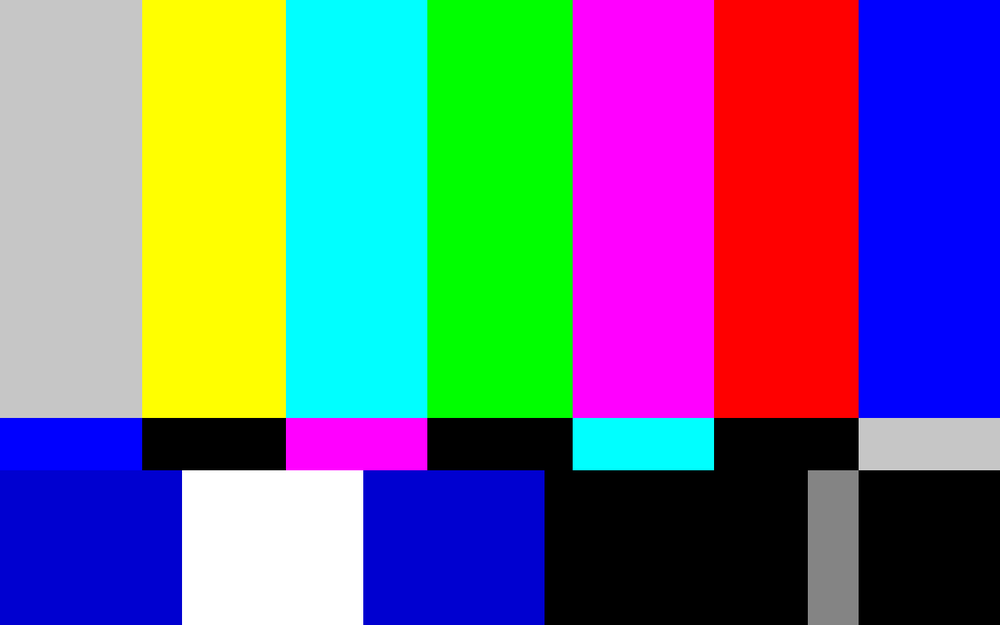
//> input picture cv_lines/test.png, 1000 x 625 px, shrunk from 1280 x 800 before the run
$ ./cv_lines test.png   (built with g++ and OpenCV 4)
//> lines starting //> are read from the running program, lines starting //| are printed output that depends on the picture; after the words box and inside, x2 and y2 are one past the last pixel; in counts of white or black regions, pixels touching at a corner belong together
// [16 lines of licence text are left out]

/*******************************************************************************************************************//**
 * @file cv_lines.cpp
 * @brief C++ example of Canny edge detection and Hough line fitting using OpenCV
 * @author Christopher D. McMurrough
 **********************************************************************************************************************/

// include necessary dependencies
#include <iostream>
#include <string>
#include "opencv2/opencv.hpp"

// configuration parameters
#define NUM_COMNMAND_LINE_ARGUMENTS 1

/*******************************************************************************************************************//**
 * @brief program entry point
 * @param[in] argc number of command line arguments
 * @param[in] argv string array of command line arguments
 * @return return code (0 for normal termination)
 * @author Christoper D. McMurrough
 **********************************************************************************************************************/
int main(int argc, char **argv)
{
    cv::Mat imageIn;

    // validate and parse the command line arguments
    if(argc != NUM_COMNMAND_LINE_ARGUMENTS + 1)
    {
        std::printf("USAGE: %s <image_path> \n", argv[0]);
        return 0;
    }
    else
    {
        imageIn = cv::imread(argv[1], cv::IMREAD_COLOR);
//> imageIn is the input picture: 625 rows x 1000 cols, CV_8UC3; mean B, G, R 134.4, 110.7, 110.6

        // check for file error
        if(!imageIn.data)
        {
            std::cout << "Error while opening file " << argv[1] << std::endl;
            return 0;
        }
    }

	// get the image size
	std::cout << "image width: " << imageIn.size().width << std::endl;
//| image width: 1000
	std::cout << "image height: " << imageIn.size().height << std::endl;
//| image height: 625
	std::cout << "image channels: " << imageIn.channels() << std::endl;
//| image channels: 3

    // convert the image to grayscale
    cv::Mat imageGray;
    cv::cvtColor(imageIn, imageGray, cv::COLOR_BGR2GRAY);
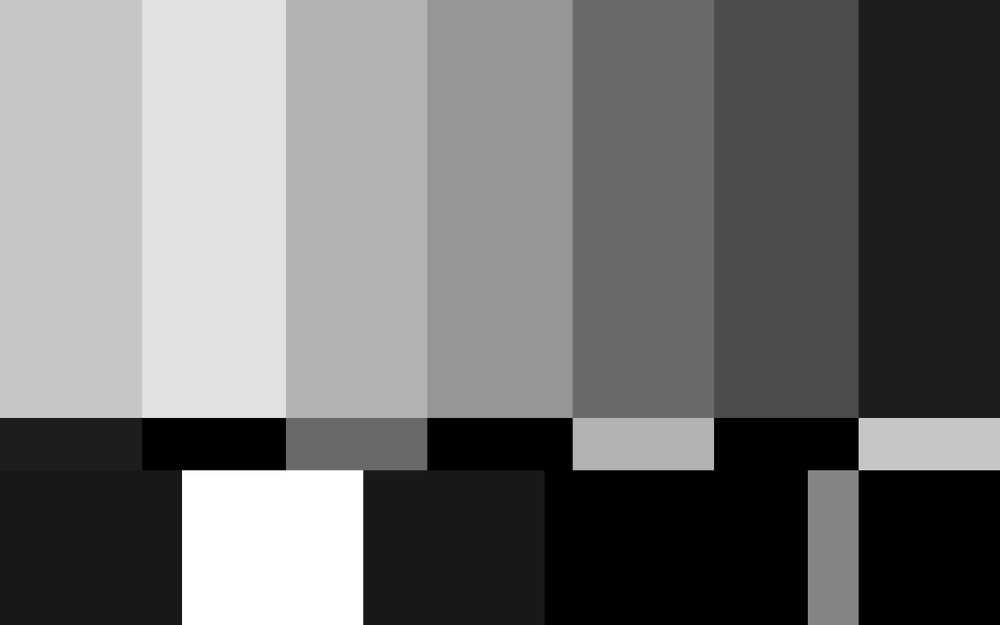
//> imageGray: 625 rows x 1000 cols, CV_8UC1; min 0, max 255, mean 113.4

    // find the image edges
	cv::Mat imageEdges;
	const double cannyThreshold1 = 100;
	const double cannyThreshold2 = 200;
	const int cannyAperture = 3;
	cv::Canny(imageGray, imageEdges, cannyThreshold1, cannyThreshold2, cannyAperture);
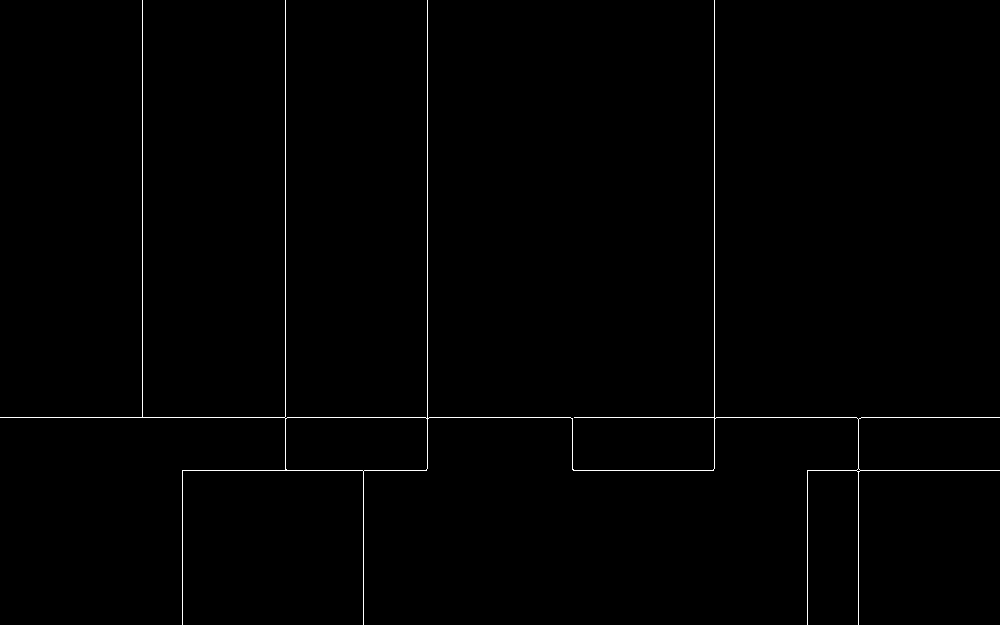
//> imageEdges: 625 rows x 1000 cols, CV_8UC1; 0.66% white in thin lines or dots

    // find the image lines
    std::vector<cv::Vec4i> lines;
    const double rho = 1;               // resolution of rho parameter in pixels
    const double theta = CV_PI / 180;   // resolution of theta parameter in radians
    const double houghThreshold = 50;   // minimum number of intersections to detect a line
    const double minLineLength = 200;    // minimum number of points on a line
    const double maxLineGap = 40;       // maximum gap between points on a line
    cv::HoughLinesP(imageEdges, lines, rho, theta, houghThreshold, minLineLength, maxLineGap);
//> lines = 7 lines (x1, y1, x2, y2): [0, 417, 999, 417], [182, 470, 426, 470], [427, 468, 427, 0], [142, 416, 142, 0], [714, 468, 714, 0], [285, 469, 285, 0], [858, 624, 858, 419]
    for( size_t i = 0; i < lines.size(); i++ )
    {
        cv::Vec4i l = lines[i];
        cv::line(imageIn, cv::Point(l[0], l[1]), cv::Point(l[2], l[3]), cv::Scalar(0, 0, 255), 3, cv::LINE_AA);
    }
//> this loop made 7 passes
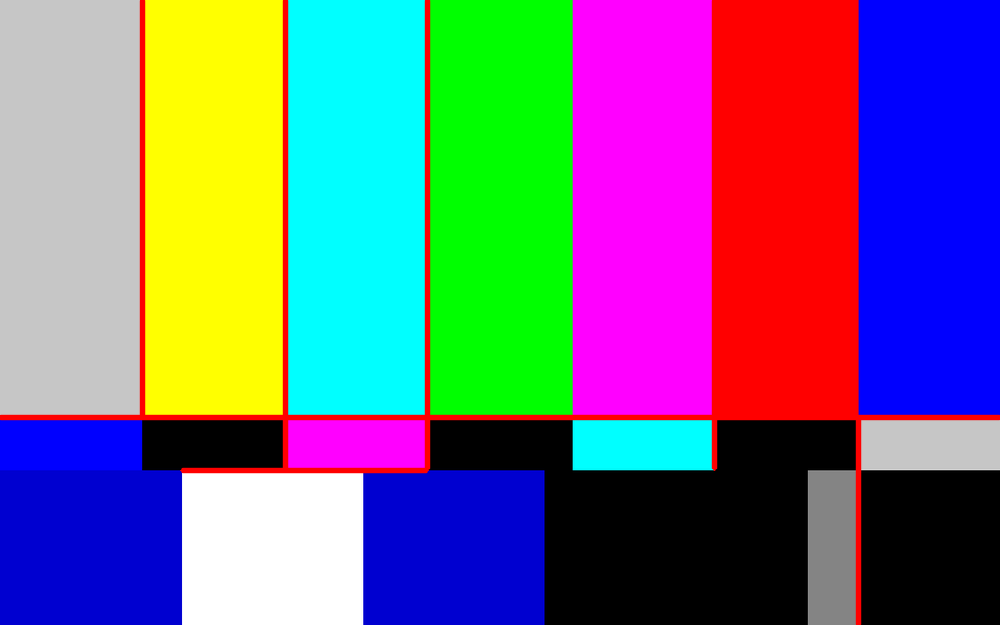
//> imageIn: 625 rows x 1000 cols, CV_8UC3; 3.44% of pixels changed, all inside (x1, y1, x2, y2) = (0, 0, 1000, 625)

    // display the images
	cv::imshow("imageIn", imageIn);
	cv::imshow("imageGray", imageGray);
	cv::imshow("imageEdges", imageEdges);
	cv::waitKey();
}
